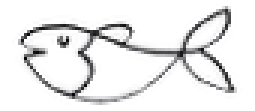
#> input picture fish.png, 85 x 37 px (shown 3 times larger)
$ python HW_04_07_template_matching_complete.py
#> lines starting #> are read from the running program, lines starting #| are printed output that depends on the picture; after the words box and inside, x2 and y2 are one past the last pixel; in counts of white or black regions, pixels touching at a corner belong together
import os
import cv2
import numpy as np
import math

os.chdir(os.path.dirname(os.path.abspath(__file__)))

img_origin = cv2.imread("fish.png", 0)
#> img_origin: shape (37, 85); min 0, max 255, mean 233.7
reference = ["test_1.png", "test_2.png", "test_3.png"]
idx=0

scale = [0.5, 1.0, 1.5]
i=0
theta = 0


while True:
    ref_img = cv2.imread(reference[idx], 0)
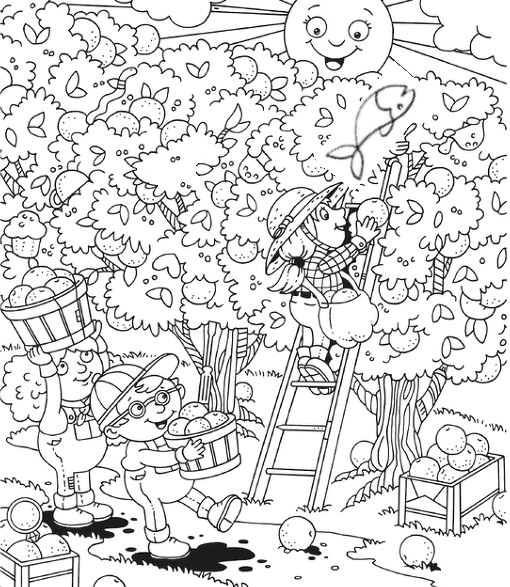
#> input picture test_1.png, 510 x 587 px
#> ref_img is the input picture: shape (587, 510); min 0, max 255, mean 219.3

    s = scale[i]
    img_resize = cv2.resize(img_origin, (0, 0), fx=s, fy=s)
    rows, cols  = img_resize.shape  # rows: h, cols:w
#> rows = 18; cols = 42


    radian = math.radians(theta)
    w_ = cols * abs(math.cos(radian)) + rows * abs(math.sin(radian))
#> w_ = 42
    h_ = cols * abs(math.sin(radian)) + rows * abs(math.cos(radian))
#> h_ = 18


    M = cv2.getRotationMatrix2D((cols/2, rows/2), theta, 1)
#> M = [[1, 0, 0], [0, 1, 0]]
    M[0, 2] += (w_/2 - cols/2)
    M[1, 2] += (h_/2 - rows/2)

    img_res = cv2.warpAffine(img_resize, M, (int(w_), int(h_)))
    res_h, res_w = img_res.shape
#> res_h = 18; res_w = 42

    mask = np.zeros((rows, cols), np.uint8)
    mask[1:-1, 1:-1] = 255
    img_mask = cv2.warpAffine(mask, M, (int(w_), int(h_)))
    #print(mask)
    cv2.imshow("mask", img_mask)
    cv2.imshow("resImage", img_res)

    img_matching_scores = cv2.matchTemplate(ref_img, img_res, cv2.TM_CCORR_NORMED, mask = img_mask)
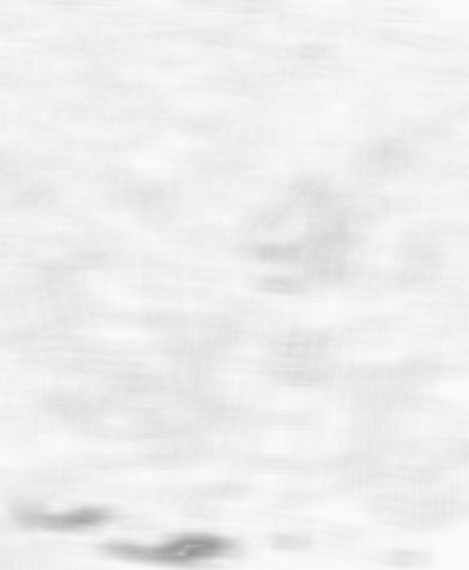
#> img_matching_scores: shape (570, 469) float32; min 0.595, max 0.981, mean 0.934
    min_val, max_val, min_loc, max_loc = cv2.minMaxLoc(img_matching_scores)
#> min_val = 0.595; max_val = 0.981; min_loc = (191, 554); max_loc = (465, 11)
    #cv2.imshow("", img_matching_scores)

    top_left = max_loc
#> top_left = (465, 11)
    bottom_right = (top_left[0] + res_w, top_left[1] + res_h)
#> bottom_right = (507, 29)

    img_found = cv2.cvtColor(ref_img, cv2.COLOR_GRAY2BGR)

    cv2.rectangle(img_found, top_left, bottom_right, [0, 0, 255], 2)
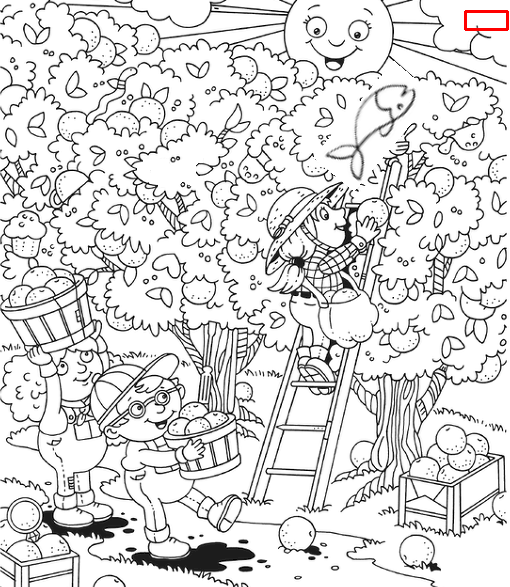
#> img_found: shape (587, 510, 3); 0.12% of pixels changed, all inside (x1, y1, x2, y2) = (464, 10, 509, 31)
    cv2.imshow("A", img_found)

    key = cv2.waitKey(0)
#> (key Esc is pressed here)


    if key == 27:   # ESC
        break

    # 스페이스바 한번 누르면 test_1 -> test_2 -> test_3 순으로 표시.
    if key == 32:   # Spacebar
        theta += 10
        if i==2 and theta == 360:
            cv2.destroyAllWindows()
            idx += 1
            i = 0
            theta = 0

        if idx == 3:
            break

        if theta == 360:
            theta = 0
            i += 1


cv2.destroyAllWindows()
